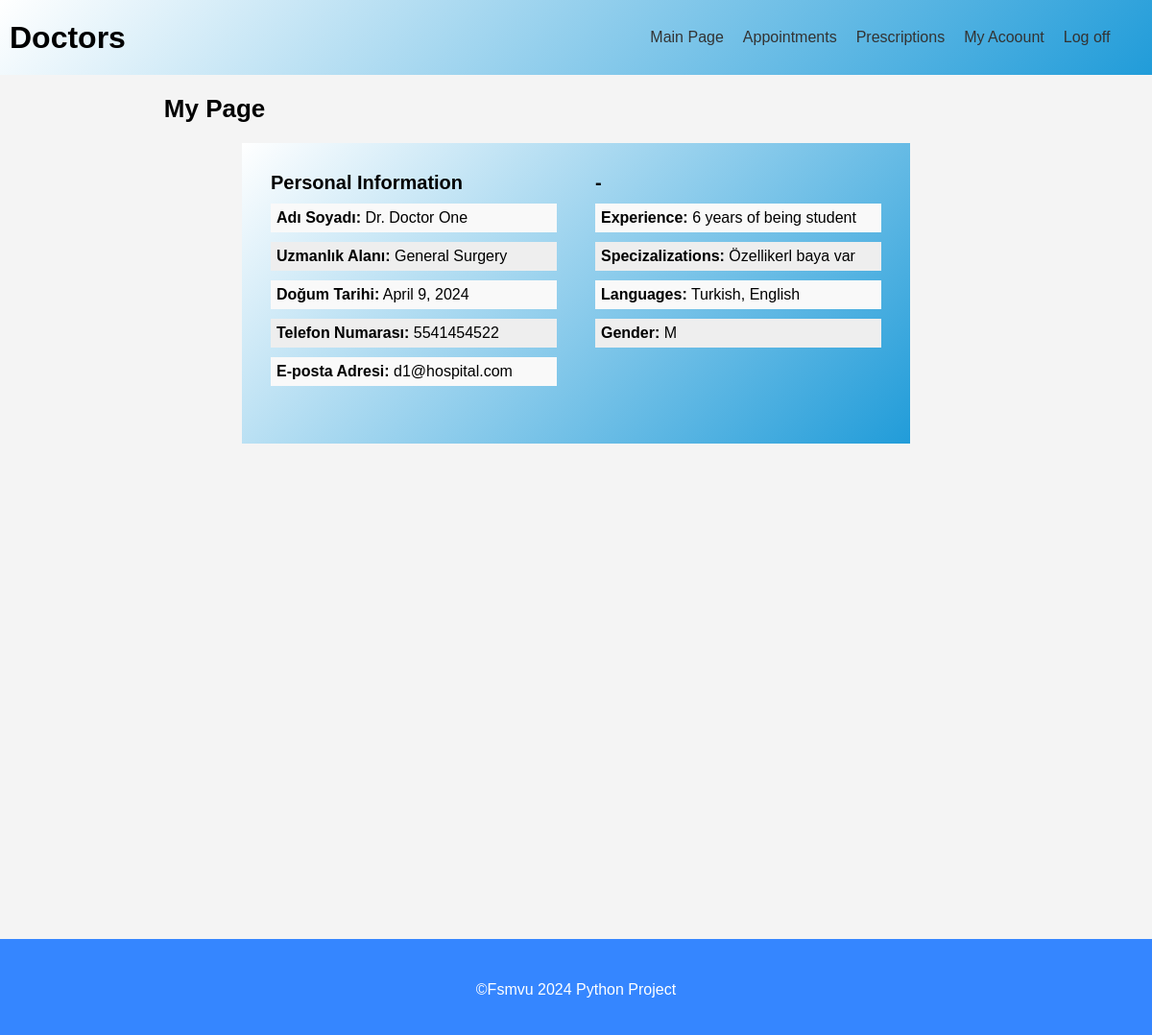
Screenshot of /Management/ (signed in) with the database file from the repository.
### doctor/models.py (models this page shows, shortened)
class Doctor(models.Model):
    ID = models.BigAutoField(primary_key=True)
    User = models.ForeignKey(settings.AUTH_USER_MODEL,on_delete=models.CASCADE,blank=True, null=True)
    DateOfBirth = models.DateField(verbose_name="Date of Birth")
    Gender = models.CharField(max_length=1, choices=GENDER_CHOICES,verbose_name="Gender")
    Phone = models.CharField(max_length=11,verbose_name="Phone")
    Salary = models.IntegerField(verbose_name="Salary")
    Specializations = models.CharField(max_length=300,verbose_name="Specializations")
    Experience = models.TextField(verbose_name="Experience")
    Languages = models.CharField(max_length=300,verbose_name="Languages")
    Department = models.ForeignKey(Department, on_delete=models.SET_DEFAULT,default=1,verbose_name="Department")
    IsVisible = models.BooleanField(default=True)
    class Meta:
        db_table = "doctor"

### department/models.py (models this page shows, shortened)
class Department(models.Model):
    ID = models.BigAutoField(primary_key=True)
    Name = models.CharField(max_length=100,verbose_name="Department Name")
    PriceUnit =  models.IntegerField(verbose_name="Price Unit")
    class Meta:
        db_table = "department"

### home/views.py (the view, shortened to what this page needs)
# urls.py: path("Management/",views.management,name="management"),
@login_required
def management(request):
    context ={}
    if is_member(request.user, ["Doctor"]):
        context["data"] = Doctor.objects.get(User_id=request.user.id)
        return render(request, "management/doctor.html", context)
    elif is_member(request.user, ["Patient"]):
        context["data"] = Patient.objects.get(User_id=request.user.id)
        return render(request, "management/patient.html", context)
    elif is_member(request.user, ["Accountant"]):
        context["data"] = Accountant.objects.get(User_id=request.user.id)
        context["doctorCount"]= Doctor.objects.all().count()
        context["appCount"]= Appointment.objects.all().count()
        context["billCount"]= Bill.objects.all().count()
        return render(request, "management/accountant.html", context)

### home/views.py (called while the page is built)
def is_member(user, listgroup):
    return user.groups.filter(name__in=listgroup).exists()

### home/templates/management/doctor.html (shortened to what this page needs)
{% extends 'management_base.html' %}
{% load static %}
{% block content %}
  <section id="ozel-sayfa">
    <h2 style="margin-left: 13%;">My Page</h2>
    <div class="container">
      <div class="kisisel-bilgiler">
        <h3>Personal Information</h3>
        <ul>
          <li>
            <span>Adı Soyadı:</span> Dr. {{ request.user.first_name }} {{ request.user.last_name }}
          </li>
          <li>
            <span>Uzmanlık Alanı:</span> {{ data.Department.Name }}
          </li>
          <li>
            <span>Doğum Tarihi:</span> {{ data.DateOfBirth }}
          </li>
          <li>
            <span>Telefon Numarası:</span> {{ data.Phone }}
          </li>
          <li>
            <span>E-posta Adresi:</span> {{ request.user.email }}
          </li>
        </ul>
      </div>
      <div class="hesap-bilgileri">
        <h3>-</h3>
        <ul>
          <li>
            <span>Experience:</span> {{ data.Experience }}
          </li>
          <li>
            <span>Specizalizations:</span> {{ data.Specializations }}
          </li>
          <li>
            <span>Languages:</span> {{ data.Languages }}
          </li>
          <li>
            <span>Gender:</span> {{ data.Gender }}
          </li>
        </ul>
      </div>
    </div>
  </section>
{% endblock %}

### templates/headers/doctor.html
<header id="header">
  <h1>Doctors</h1>
  <nav class="ana-menu">
    <a href="/Management">Main Page</a>
    <a href="/Appointments">Appointments</a>
    <a href="/Prescriptions">Prescriptions</a>
    <a href="/Doctors/Edit">My Acoount</a>
    <a href="/Logout">Log off</a>
  </nav>
</header>

### static/css/page-style.css (style rules this page uses)
html { height: 100%; }
body { font-family: Arial, sans-serif; margin: 0; padding: 0; background-color: #f4f4f4; height: 100%; }
header { display: flex; width: 100%; background: linear-gradient(-45deg, #219cd9, #FFF); align-items: center; font-family: Arial, sans-serif; padding: 10px; }
.ana-menu { display: flex; justify-content: space-between; margin-left: auto; margin-right: 2%; }
.ana-menu a { text-decoration: none; color: #333; margin-left: auto; transition: all 0.3s ease-in; padding: 20px 10px; }
section { padding: 20px; margin-bottom: 100px; min-height: 100%; }
a { text-decoration: none; }
.container { max-width: 75%; margin-left: auto; margin-right: auto; padding-left: 10px; padding-right: 10px; }
* { margin: 0; padding: 0; box-sizing: border-box; font-family: "Poppins", sans-serif; }

### rows the page displays
Doctor: Department.Name "General Surgery", DateOfBirth "April 9, 2024", Phone "5541454522", Experience "6 years of being student", Specializations "Özellikerl baya var", Languages "Turkish, English", Gender "M"

### other values shown
{{ request.user.first_name }} "Doctor"
{{ request.user.last_name }} "One"
{{ request.user.email }} "d1@hospital.com"
